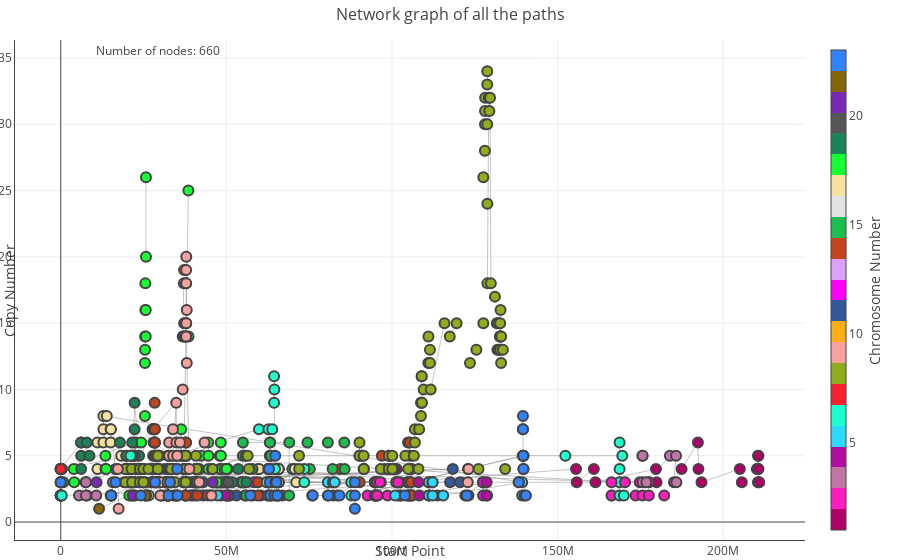

The code cell stored with this chart in its notebook:
### Code cell
draw_plotly(_graph,'Network graph of all the paths')

### Figure 1 — Plotly figure (JSON) as saved in the notebook; plotly's stock layout.template omitted (floating-point values rounded to 4 significant figures; data arrays with more than 128 entries replaced by an {"elided": "..."} marker saying what was removed)
{"data": [{"hoverinfo": "none", "line": {"color": "#888", "width": 0.5}, "mode": "lines", "type": "scatter", "x": {"elided": "825 int values"}, "y": {"elided": "825 int values"}}, {"hoverinfo": "text", "marker": {"color": {"elided": "660 int values"}, "colorbar": {"thickness": 15, "title": {"side": "right", "text": "Chromosome Number"}, "xanchor": "left"}, "colorscale": [[0, "#3283FE"], [0.04348, "#3283FE"], [0.04348, "#85660D"], [0.08696, "#85660D"], [0.08696, "#782AB6"], [0.1304, "#782AB6"], [0.1304, "#565656"], [0.1739, "#565656"], [0.1739, "#1C8356"], [0.2174, "#1C8356"], [0.2174, "#16FF32"], [0.2609, "#16FF32"], [0.2609, "#F7E1A0"], [0.3043, "#F7E1A0"], [0.3043, "#E2E2E2"], [0.3478, "#E2E2E2"], [0.3478, "#1CBE4F"], [0.3913, "#1CBE4F"], [0.3913, "#C4451C"], [0.4348, "#C4451C"], [0.4348, "#DEA0FD"], [0.4783, "#DEA0FD"], [0.4783, "#FE00FA"], [0.5217, "#FE00FA"], [0.5217, "#325A9B"], [0.5652, "#325A9B"], [0.5652, "#FEAF16"], [0.6087, "#FEAF16"], [0.6087, "#F8A19F"], [0.6522, "#F8A19F"], [0.6522, "#90AD1C"], [0.6957, "#90AD1C"], [0.6957, "#F6222E"], [0.7391, "#F6222E"], [0.7391, "#1CFFCE"], [0.7826, "#1CFFCE"], [0.7826, "#2ED9FF"], [0.8261, "#2ED9FF"], [0.8261, "#B10DA1"], [0.8696, "#B10DA1"], [0.8696, "#C075A6"], [0.913, "#C075A6"], [0.913, "#FC1CBF"], [0.9565, "#FC1CBF"], [0.9565, "#B00068"], [1, "#B00068"]], "line": {"width": 2}, "reversescale": true, "showscale": true, "size": 10, "symbol": 0}, "mode": "markers", "text": {"elided": "660 str values"}, "type": "scatter", "x": {"elided": "660 int values"}, "y": {"elided": "660 int values"}}], "layout": {"annotations": [{"showarrow": false, "text": "Number of nodes: 660", "x": 0.1, "xref": "paper", "y": 1, "yref": "paper"}], "hovermode": "closest", "margin": {"b": 20, "l": 15, "r": 5, "t": 40}, "showlegend": false, "title": {"font": {"size": 16}, "text": "Network graph of all the paths"}, "xaxis": {"showgrid": true, "showline": true, "showticklabels": true, "title": {"text": "Start Point"}, "zeroline": true}, "yaxis": {"showgrid": true, "showline": true, "showticklabels": true, "title": {"text": "Copy Number"}, "zeroline": true}}}
